Frame 1 (no input): blank canvas, image omitted
Frame 60 (the mouse pressed at the canvas centre just before this capture): blank canvas, image omitted
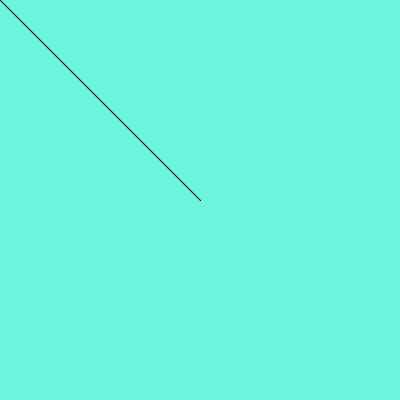
Frame 120 (the mouse held since frame 60 and released just before this capture)

The Processing sketch whose frames 1 and 60 were blank and that drew this single picture after the mouse press (run headless with seeded random() and noise(); from frame 60 on, the mouse is pressed at the canvas centre):

// Processing sketch: week_17_three
// ── week_17_three.pde
void setup(){
  size(400,400);
  background(#6AF5DC);
}
void draw(){
  if(mousePressed){
    line(mouseX,mouseY,pmouseX,pmouseY);
  }
}
void keyPressed(){
  if(key=='1')stroke(255,0,0);//red
  if(key=='2')stroke(0,255,0);//green
}
